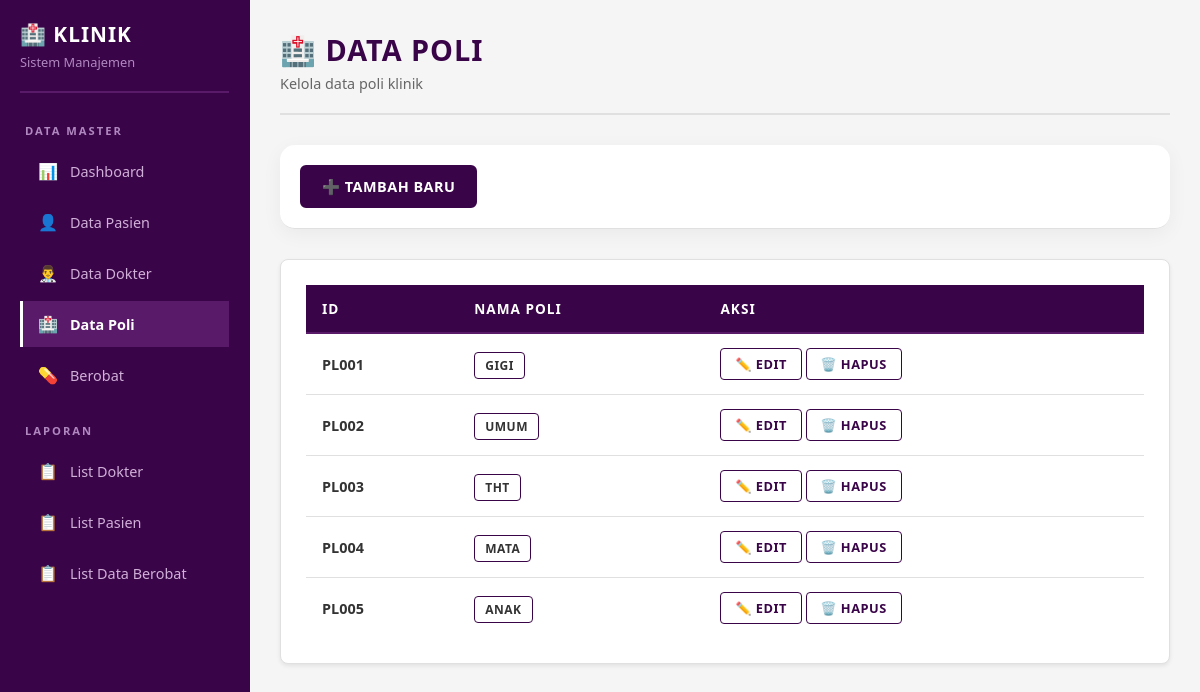
The app's page /form_poli.php with its own data.
### tables this page shows
CREATE TABLE Poli (
    Poli_ID VARCHAR(10) PRIMARY KEY,
    Nama_Poli VARCHAR(50) NOT NULL
);

### form_poli.php (the view, shortened to what this page needs)
<?php
include 'koneksi.php';
$query = "SELECT * FROM Poli ORDER BY Poli_ID";
$result = mysqli_query($conn, $query);
?>
<!DOCTYPE html>
<html lang="id">
<head>
    <link rel="stylesheet" href="sidebar.css">
</head>
<body>
    <?php include 'sidebar.php'; ?>
    <div class="main-content">
        <div class="page-header">
            <h1>🏥 Data Poli</h1>
            <p>Kelola data poli klinik</p>
        </div>
        <div class="card-header" style="background: white; padding: 20px; border-radius: 15px; margin-bottom: 30px; box-shadow: 0 5px 20px rgba(0, 0, 0, 0.05);">
            <a href="form_poli.php?add=1" class="btn btn-primary">➕ Tambah Baru</a>
        </div>
        <div class="content-card">
            <table>
                <thead>
                    <tr>
                        <th>ID</th>
                        <th>Nama Poli</th>
                        <th>Aksi</th>
                    </tr>
                </thead>
                <tbody>
                    <?php
                    if (mysqli_num_rows($result) > 0) {
                        while ($row = mysqli_fetch_assoc($result)) {
                            ?>
                            <tr>
                                <td><strong><?php echo $row['Poli_ID']; ?></strong></td>
                                <td><span class="badge"><?php echo $row['Nama_Poli']; ?></span></td>
                                <td>
                                    <a href="form_poli.php?edit=<?php echo $row['Poli_ID']; ?>" class="action-btn btn-warning">✏️ Edit</a>
                                    <a href="form_poli.php?delete=<?php echo $row['Poli_ID']; ?>" class="action-btn btn-danger" onclick="return confirm('Apakah Anda yakin ingin menghapus data ini?');">🗑️ Hapus</a>
                                </td>
                            </tr>
                            <?php
                        }
                    }
                    ?>
                </tbody>
            </table>
        </div>
    </div>
</body>
</html>

### sidebar.css (style rules this page uses)
* { margin: 0; padding: 0; box-sizing: border-box; }
body { font-family: 'Segoe UI', Tahoma, Geneva, Verdana, sans-serif; background: #f5f5f5; color: #333333; display: flex; min-height: 100vh; }
.main-content { margin-left: 250px; flex: 1; padding: 30px; background: #f5f5f5; }
.page-header { margin-bottom: 30px; padding-bottom: 20px; border-bottom: 2px solid #e0e0e0; }
.page-header h1 { color: #3a0448; font-size: 1.8rem; margin-bottom: 5px; font-weight: 700; text-transform: uppercase; letter-spacing: 1px; }
.page-header p { color: #666666; font-size: 0.9rem; font-weight: 400; }
.content-card { background: #ffffff; border: 1px solid #e0e0e0; padding: 25px; margin-bottom: 25px; border-radius: 8px; box-shadow: 0 2px 4px rgba(0,0,0,0.08); }
.card-header { display: flex; justify-content: space-between; align-items: center; margin-bottom: 20px; padding-bottom: 15px; border-bottom: 1px solid #e0e0e0; }
table { width: 100%; border-collapse: collapse; }
thead { background: #3a0448; }
th { color: #ffffff; font-weight: 700; padding: 14px 16px; text-align: left; font-size: 0.85rem; text-transform: uppercase; letter-spacing: 1px; border-bottom: 2px solid #5a1a6a; }
td { padding: 14px 16px; border-bottom: 1px solid #e0e0e0; color: #333333; font-size: 0.9rem; }
tr:last-child td { border-bottom: none; }
.btn { padding: 10px 20px; border: 2px solid #3a0448; background: transparent; color: #3a0448; border-radius: 6px; cursor: pointer; font-weight: 600; font-size: 0.9rem; transition: all 0.2s ease; text-decoration: none; display: inline-flex; align-items: center; gap: 8px; text-transform: uppercase; letter-spacing: 0.5px; }
.btn-primary { border-color: #3a0448; background: #3a0448; color: #ffffff; }
.btn-danger { border-color: #dc3545; color: #dc3545; }
.btn-warning { border-color: #ffc107; color: #ffc107; }
.action-btn { padding: 6px 14px; border: 1px solid #3a0448; background: transparent; color: #3a0448; border-radius: 4px; cursor: pointer; font-weight: 600; font-size: 0.8rem; transition: all 0.2s ease; text-decoration: none; display: inline-flex; align-items: center; gap: 5px; text-transform: uppercase; letter-spacing: 0.5px; }
.badge { padding: 4px 10px; border: 1px solid #3a0448; font-size: 0.75rem; font-weight: 600; text-transform: uppercase; letter-spacing: 0.5px; border-radius: 4px; }

### records on screen
poli: Poli_ID "PL001", Nama_Poli "GIGI"
poli: Poli_ID "PL002", Nama_Poli "UMUM"
poli: Poli_ID "PL003", Nama_Poli "THT"
poli: Poli_ID "PL004", Nama_Poli "MATA"
poli: Poli_ID "PL005", Nama_Poli "ANAK"
